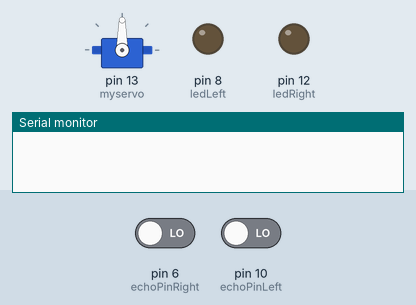
Recording of a sketch running on a simulated Arduino Uno, built with avr-gcc and run on an emulated ATmega328P. On the bench: servo, output pins drawn as LEDs (lit = HIGH), the last lines printed to the serial monitor. Inputs (shaded band) come from the test bench; at power-on: pin 6 (echoPinRight) LOW, pin 10 (echoPinLeft) LOW. Pins used as bus, display or sensor lines are not drawn.

Above: at 0.1 s.
At 3.8 s:
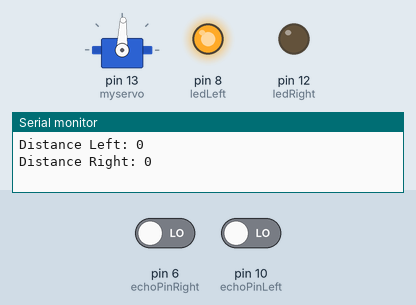
At 7.6 s:
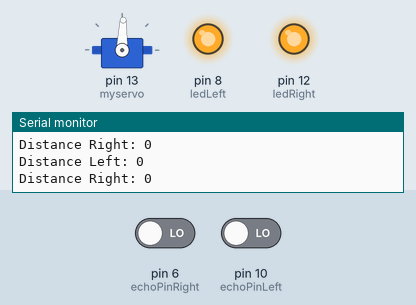
Timing chart, 0 to 9.1 s (numbered marks = the images above):
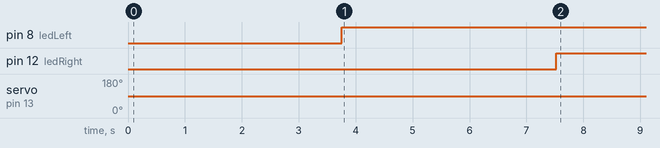

The sketch:

MotionSensorCamera.ino
```cpp
/*
* Motion Sensor Camera built
*
* by Team TechBusters
*
*/

#include <Servo.h>

Servo myservo;  // create servo object to control a servo

// defines pins numbers
const int ledLeft = 8;
const int ledRight = 12;
const int trigPinLeft = 9;
const int echoPinLeft = 10;
const int trigPinRight = 5;
const int echoPinRight = 6;

const int threshold = 150;
const int threshold2 = 100;
const int changeDelay = 150;


// defines variables
int stateLeft = LOW;
int stateRight = LOW;
long durationLeft;
int distanceLeft;
long durationRight;
int distanceRight;
int pos = 0;


void setup() {
  pinMode(trigPinLeft, OUTPUT); // Sets the trigPinLeft as an Output
  pinMode(echoPinLeft, INPUT); // Sets the echoPinLeft as an Input
  pinMode(ledLeft, OUTPUT);      // initalize LED as an output

  pinMode(trigPinRight, OUTPUT); // Sets the trigPinLeft as an Output
  pinMode(echoPinRight, INPUT); // Sets the echoPinLeft as an Input
  pinMode(ledRight, OUTPUT);      // initalize LED as an output

  myservo.attach(13);
  myservo.write(90);
  pos = 90;

  Serial.begin(9600); // Starts the serial communication
}

void updateLeft()
{
  // Clears the trigPinLeft
  digitalWrite(trigPinLeft, LOW);
  //delayMicroseconds(2);
  delay(1);
  // Sets the trigPinLeft on HIGH state for 10 micro seconds
  digitalWrite(trigPinLeft, HIGH);
  //delayMicroseconds(10);
  delay(200);
  digitalWrite(trigPinLeft, LOW);
  // Reads the echoPinLeft, returns the sound wave travel time in microseconds
  durationLeft = pulseIn(echoPinLeft, HIGH);
  // Calculating the distance
  distanceLeft= durationLeft*0.034/2;
}

void updateRight()
{
  // Clears the trigPinLeft
  digitalWrite(trigPinRight, LOW);
  //delayMicroseconds(2);
  delay(1);
  // Sets the trigPinLeft on HIGH state for 10 micro seconds
  digitalWrite(trigPinRight, HIGH);
  //delayMicroseconds(10);
  delay(200);
  digitalWrite(trigPinRight, LOW);
  // Reads the echoPinLeft, returns the sound wave travel time in microseconds
  durationRight = pulseIn(echoPinRight, HIGH);
  // Calculating the distance
  distanceRight= durationRight*0.034/2;
}

void loop() {
  updateLeft();
  updateRight();

  if(distanceLeft<threshold && stateLeft == LOW)
  {
    delay(changeDelay);
    updateLeft();
    if(distanceLeft<threshold)
    {
      digitalWrite(ledLeft, HIGH);   // turn LED ON
      stateLeft = HIGH;
    }
  }
  else if(distanceLeft>threshold && stateLeft == HIGH)
  {
    delay(changeDelay);
    updateLeft();
    if(distanceLeft>threshold)
    {
    digitalWrite(ledLeft, LOW);   // turn LED OFF
    stateLeft = LOW;
    }
  }
  else if(distanceRight<threshold2 && stateRight == LOW)
  {
    delay(changeDelay);
    updateRight();
    if(distanceRight<threshold2)
    {
      digitalWrite(ledRight, HIGH);   // turn LED ON
      stateRight = HIGH;
    }
  }
  else if(distanceRight>threshold2 && stateRight == HIGH)
  {
    delay(changeDelay);
    updateRight();
    if(distanceRight>threshold2)
    {
    digitalWrite(ledRight, LOW);   // turn LED OFF
    stateRight = LOW;
    }
  }

  // Prints the distance on the Serial Monitor
  Serial.print("Distance Left: ");
  Serial.println(distanceLeft);
  Serial.print("Distance Right: ");
  Serial.println(distanceRight);

  if((stateLeft == LOW && stateRight == HIGH))
  {
    if(pos<180) {
      pos+=2;
      myservo.write(pos);
      delay(15);
    }
  }
  else if((stateLeft == HIGH && stateRight == LOW))
  {
    if(pos>0) {
      pos-=2;
      myservo.write(pos);
      delay(15);
    }
  }
}
```

Measured:
- by itself, pin 8 (ledLeft): LOW → HIGH at 3.8 s
- by itself, pin 12 (ledRight): LOW → HIGH at 7.5 s
- by itself, servo on pin 13 (myservo): 90° → 88° at 3.8 s
